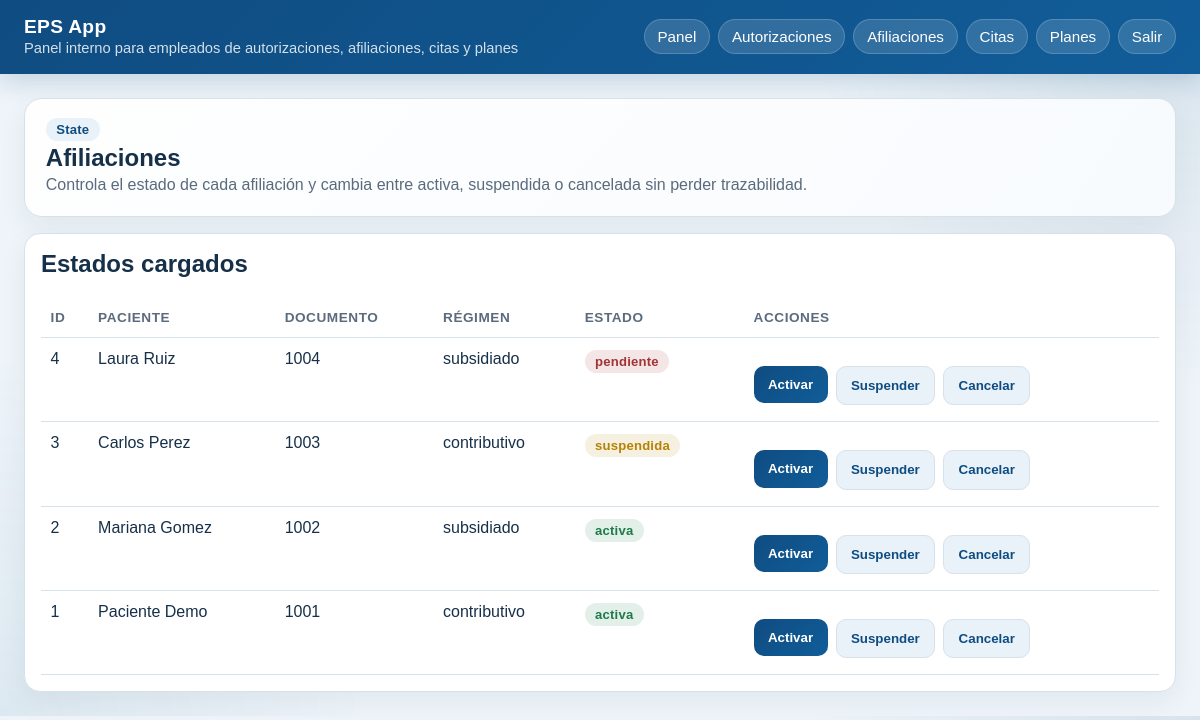
Page /afiliaciones/ (signed in) on the earlier database version.
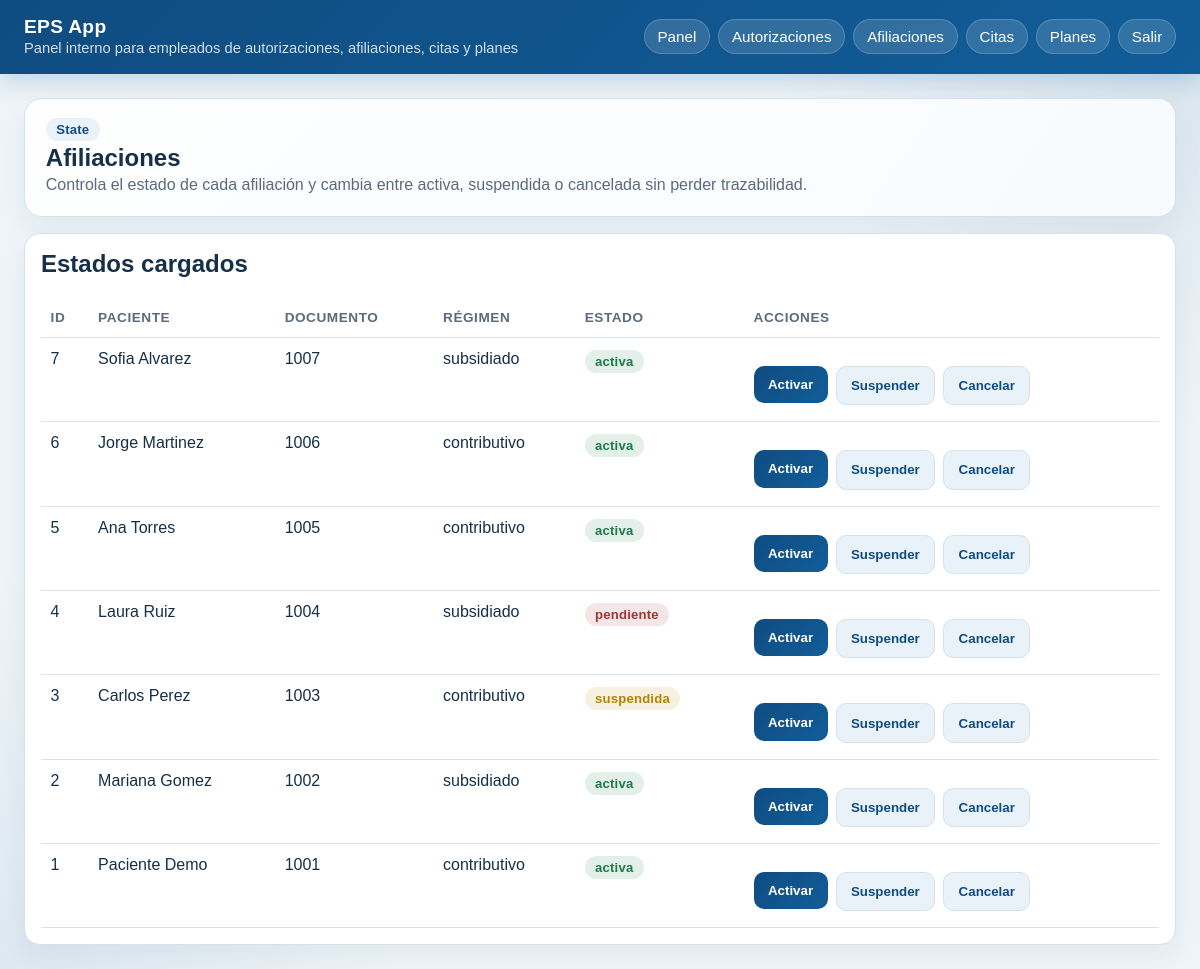
Same page on the later database version.
### tables this page shows
CREATE TABLE afiliaciones (
            id INTEGER PRIMARY KEY AUTOINCREMENT,
            paciente_id INTEGER NOT NULL,
            eps_nombre TEXT NOT NULL,
            regimen TEXT NOT NULL,
            estado TEXT NOT NULL,
            fecha_afiliacion TEXT,
            fecha_cancelacion TEXT,
            FOREIGN KEY(paciente_id) REFERENCES pacientes(id)
        );

CREATE TABLE pacientes (
            id INTEGER PRIMARY KEY AUTOINCREMENT,
            nombre TEXT NOT NULL,
            documento TEXT UNIQUE NOT NULL,
            direccion TEXT,
            telefono TEXT,
            email TEXT,
            estado_afiliacion TEXT NOT NULL DEFAULT 'pendiente',
            plan_id INTEGER,
            FOREIGN KEY(plan_id) REFERENCES planes(id)
        );

### presentation/controllers/affiliation_controller.py (the view)
@affiliation_bp.route("/")
@login_required
@role_required("admin", "auxiliar")
def index():
    affiliations = affiliation_service.list_affiliations()
    return render_template("afiliaciones/index.html", affiliations=affiliations)

### business/services/affiliation_service.py (called while the page is built)
    def list_affiliations(self):
        return self.affiliation_dao.list_all()

### data/database.py (called while the page is built)
def get_connection():
    if "db" not in g:
        database_path = Path(current_app.config["DATABASE"])
        connection = sqlite3.connect(database_path)
        connection.row_factory = sqlite3.Row
        g.db = connection
    return g.db

def close_connection(_error=None):
    connection = g.pop("db", None)
    if connection is not None:
        connection.close()

### presentation/controllers/auth_controller.py (called while the page is built)
def login_required(view):
    @wraps(view)
    def wrapped(*args, **kwargs):
        if "user_id" not in session:
            return redirect(url_for("auth.login"))
        return view(*args, **kwargs)
    return wrapped

def role_required(*allowed_roles):
    def decorator(view):
        @wraps(view)
        def wrapped(*args, **kwargs):
            if session.get("rol") not in allowed_roles:
                return redirect(url_for("auth.dashboard"))
            return view(*args, **kwargs)
        return wrapped
    return decorator

### presentation/templates/afiliaciones/index.html
{% extends 'base.html' %}
{% block content %}
<section class="hero">
  <div class="badge">State</div>
  <h1>Afiliaciones</h1>
  <p>Controla el estado de cada afiliación y cambia entre activa, suspendida o cancelada sin perder trazabilidad.</p>
</section>
<section class="card">
  <h2>Estados cargados</h2>
  {% if affiliations %}
  <table>
    <thead>
      <tr>
        <th>ID</th>
        <th>Paciente</th>
        <th>Documento</th>
        <th>Régimen</th>
        <th>Estado</th>
        <th>Acciones</th>
      </tr>
    </thead>
    <tbody>
      {% for item in affiliations %}
      <tr>
        <td>{{ item.id }}</td>
        <td>{{ item.paciente_nombre }}</td>
        <td>{{ item.paciente_documento }}</td>
        <td>{{ item.regimen }}</td>
        <td><span class="badge {% if item.estado == 'activa' %}success{% elif item.estado == 'suspendida' %}warning{% else %}danger{% endif %}">{{ item.estado }}</span></td>
        <td>
          <div class="actions">
            <form method="post" action="{{ url_for('affiliation.change_state', affiliation_id=item.id, action='activar') }}"><button type="submit">Activar</button></form>
            <form method="post" action="{{ url_for('affiliation.change_state', affiliation_id=item.id, action='suspender') }}"><button class="secondary" type="submit">Suspender</button></form>
            <form method="post" action="{{ url_for('affiliation.change_state', affiliation_id=item.id, action='cancelar') }}"><button class="secondary" type="submit">Cancelar</button></form>
          </div>
        </td>
      </tr>
      {% endfor %}
    </tbody>
  </table>
  {% else %}
    <p class="empty">No hay afiliaciones registradas.</p>
  {% endif %}
</section>
{% endblock %}

Differences in the rows shown:
added afiliaciones: id "7", paciente_nombre "Sofia Alvarez", paciente_documento "1007", regimen "subsidiado", estado "activa"
added afiliaciones: id "6", paciente_nombre "Jorge Martinez", paciente_documento "1006", regimen "contributivo", estado "activa"
added afiliaciones: id "5", paciente_nombre "Ana Torres", paciente_documento "1005", regimen "contributivo", estado "activa"
